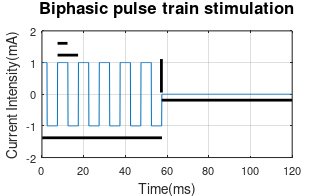

Here is the MATLAB script that generated this plot:
% script created by Richard Balson 17/10/2011
% This script is used to create pulse trains similar to those used in
% neuromodulation. These pulse trains will be used for images

% description
% ~~~~~~~~~~~
% Pulse train image creator

% last edit
% ~~~~~~~~~


% next edit
% ~~~~~~~~~

% Beginning of script
% ~~~~~~~~~~~~~~~~~~~~~

% Clear workspace
% ~~~~~~~~~~~
clear
close all
clc


% Parameters setup 
% ~~~~~~~~~~~~~~~~~~~~

pulseperiod = 10; % Pulse period Reltaes to frequency as f = (1000*(1/pilseperiod))
timestep = .1; % Time increment for sampling 
starttime =0; 
endtime = 120;
t1 = starttime:timestep:endtime; % Pulse time
pulseet = 55; % Pulse end time
width =pulseperiod/2; % Width of pulses
biasmats =  pulseet/timestep + pulseperiod/(4*timestep)+1;  % Create starting point in matrix
ebiasmats = endtime/timestep +1;

% Pulse train code
% ~~~~~~~~~~~~


d = 0:pulseperiod:pulseet; % Set pulse frequency and duration

y = pulstran(t1,d,'rectpuls',width)*2-1; % Creates biased pulse train, duration of t1.
y(1,biasmats:ebiasmats)= y(1,biasmats:ebiasmats)+1; % Bias data for simulation

% defines bits for plotting
% ~~~~~~~~~~~~~~~~~~~~~~~~~
label_fontsize = 10;            % point
tick_fontsize = 8;              % point
fig_left_pos = 5;               % cms
fig_bottom_pos = 5;             % cms
fig_width = 8.2;                % cms
fig_height = 5;                 % cms
fig_dirname = 'C:\Users\Richard\Desktop\PhD\Projects\';              % default directory for figure files
fig_name = 'Pulsetrain.fig';
fig_dirandname = [fig_dirname fig_name];

% Plot 
% ~~~~~~~~~~~~~~~~~~~~~

figure('name','Pulsetrain',...
    'units','centimeters',...
    'position',[fig_left_pos fig_bottom_pos fig_width fig_height],...
    'papersize',[fig_width fig_height],...
    'filename',fig_dirandname,...
    'PaperPositionMode','auto')
plot(t1,y)
hold on;
axis([0 120 -2 2]);
set(gca,'fontsize',tick_fontsize);
xlabel('Time(ms)','fontsize',label_fontsize);
ylabel('Current Intensity(mA)','fontsize',label_fontsize);
title('Biphasic pulse train stimulation','fontsize',label_fontsize+2);
grid on;

annotation('line',[0.1783 0.2418],[0.72 0.72],...
    'LineWidth',2);


annotation('line',[0.5 0.5],[0.53 0.70],...
    'LineWidth',2);


annotation('line',[0.1307 0.5017],[0.3 0.3],...
    'LineWidth',2);


annotation('line',[0.501 0.9048],[0.4912 0.4912],...
    'LineWidth',2);

annotation('line',[0.1783 0.2091],[0.78 0.78],...
    'LineWidth',2);
